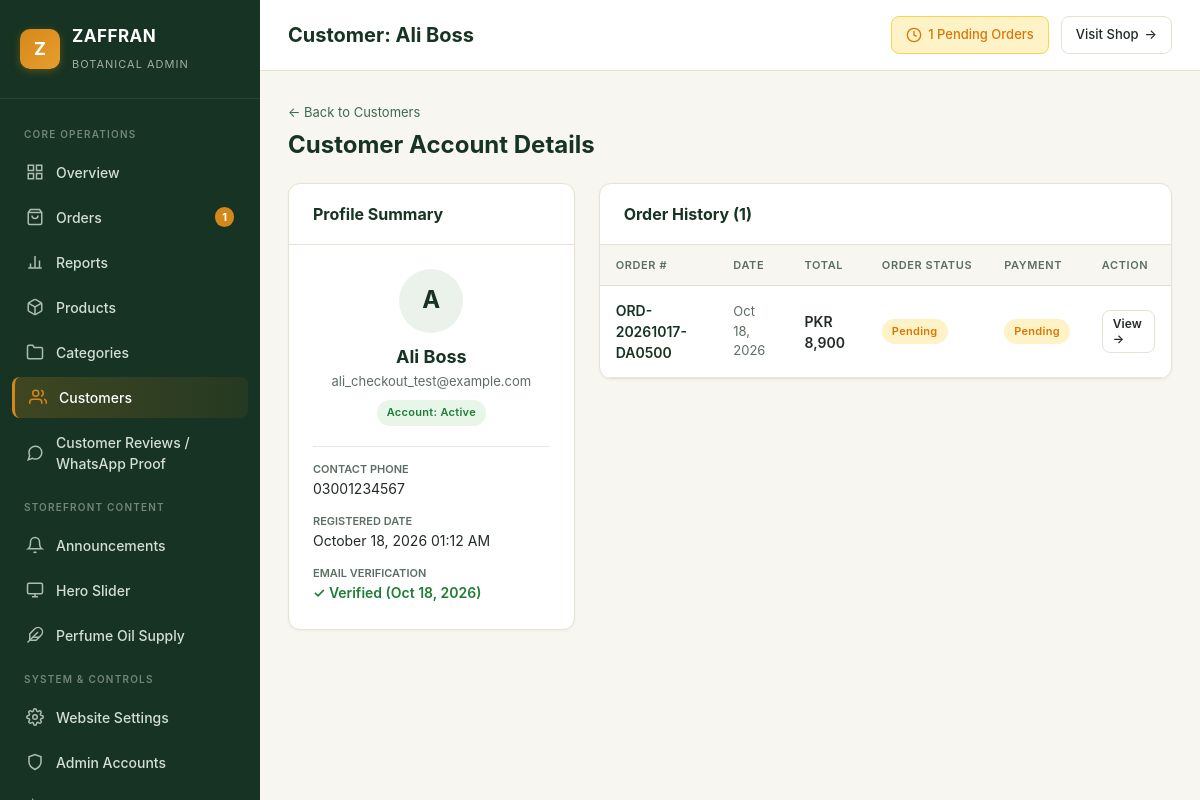
/admin/customer-details.php?id=12 (signed in), run on the app's committed database.
### tables this page shows
CREATE TABLE `users` (
  `id` int(10) unsigned NOT NULL AUTO_INCREMENT,
  `name` varchar(150) NOT NULL,
  `email` varchar(191) NOT NULL,
  `email_verified_at` datetime DEFAULT NULL,
  `phone` varchar(30) NOT NULL,
  `account_status` enum('active','suspended','pending') NOT NULL DEFAULT 'active',
  `password` varchar(255) DEFAULT NULL,
  `remember_token` varchar(64) DEFAULT NULL,
  `created_at` datetime NOT NULL DEFAULT current_timestamp(),
  `updated_at` datetime NOT NULL DEFAULT current_timestamp() ON UPDATE current_timestamp(),
  PRIMARY KEY (`id`),
  UNIQUE KEY `email` (`email`)
);

CREATE TABLE `orders` (
  `id` int(10) unsigned NOT NULL AUTO_INCREMENT,
  `order_number` varchar(60) NOT NULL,
  `access_token` varchar(64) DEFAULT NULL,
  `idempotency_key` varchar(64) DEFAULT NULL,
  `user_id` int(10) unsigned DEFAULT NULL,
  `customer_name` varchar(150) NOT NULL,
  `customer_email` varchar(191) NOT NULL,
  `customer_phone` varchar(30) NOT NULL,
  `delivery_address` text DEFAULT NULL,
  `city` varchar(100) DEFAULT NULL,
  `province` varchar(100) DEFAULT NULL,
  `postal_code` varchar(30) DEFAULT NULL,
  `subtotal` decimal(12,2) NOT NULL,
  `shipping_fee` decimal(12,2) NOT NULL DEFAULT 0.00,
  `discount_total` decimal(12,2) NOT NULL DEFAULT 0.00,
  `grand_total` decimal(12,2) NOT NULL DEFAULT 0.00,
  `total_amount` decimal(12,2) NOT NULL,
  `payment_method` varchar(50) NOT NULL DEFAULT 'cod',
  `order_status` varchar(50) NOT NULL DEFAULT 'pending',
  `currency` varchar(10) NOT NULL DEFAULT 'PKR',
  `payment_status` varchar(50) NOT NULL DEFAULT 'pending',
  `delivery_address_json` longtext NOT NULL,
  `notes` text DEFAULT NULL,
  `created_at` datetime NOT NULL DEFAULT current_timestamp(),
  `updated_at` datetime NOT NULL DEFAULT current_timestamp() ON UPDATE current_timestamp(),
  PRIMARY KEY (`id`),
  UNIQUE KEY `order_number` (`order_number`),
  UNIQUE KEY `uq_orders_access_token` (`access_token`),
  UNIQUE KEY `uq_orders_idempotency` (`idempotency_key`),
  KEY `idx_order_user` (`user_id`),
  KEY `idx_order_num` (`order_number`),
  CONSTRAINT `orders_ibfk_1` FOREIGN KEY (`user_id`) REFERENCES `users` (`id`)
);

### admin/customer-details.php (the view, shortened to what this page needs)
<?php
$db = getDbConnection();
$userId = (int)($_GET['id'] ?? 0);
$stmt = $db->prepare("SELECT * FROM users WHERE id = ? LIMIT 1");
$stmt->execute([$userId]);
$customer = $stmt->fetch();
$orderStmt = $db->prepare("SELECT * FROM orders WHERE user_id = ? OR customer_email = ? ORDER BY id DESC");
$orderStmt->execute([$userId, $customer['email']]);
$customerOrders = $orderStmt->fetchAll();
require_once __DIR__ . '/header.php';
?>
<div style="margin-bottom: 20px;">
  <a href="customers.php" style="color: var(--admin-sage); text-decoration: none; font-size: 13px;">&larr; Back to Customers</a>
  <h2 style="font-size: 24px; color: var(--admin-forest); margin-top: 4px;">Customer Account Details</h2>
</div>
<div style="display: grid; grid-template-columns: 1fr 2fr; gap: 24px;">
  <div>
    <div class="admin-card">
      <div class="admin-card-header">
        <div class="admin-card-title">Profile Summary</div>
      </div>
      <div class="admin-card-body" style="font-size: 14px; line-height: 1.6;">
        <div style="text-align: center; margin-bottom: 20px;">
          <div style="width: 64px; height: 64px; border-radius: 50%; background: var(--admin-sage-light); color: var(--admin-forest); display: flex; align-items: center; justify-content: center; font-size: 24px; font-weight: 700; margin: 0 auto 10px;">
            <?php echo strtoupper(substr($customer['name'] ?: 'C', 0, 1)); ?>
          </div>
          <div style="font-size: 18px; font-weight: 700; color: var(--admin-forest);"><?php echo htmlspecialchars($customer['name']); ?></div>
          <div style="color: var(--admin-text-muted); font-size: 13px;"><?php echo htmlspecialchars($customer['email']); ?></div>
          <div style="margin-top: 8px;">
            <span class="badge badge-<?php echo htmlspecialchars($customer['account_status']); ?>">
              Account: <?php echo htmlspecialchars($customer['account_status']); ?>
            </span>
          </div>
        </div>
        <div style="border-top: 1px solid var(--admin-border-subtle); padding-top: 14px;">
          <div style="font-size: 11px; text-transform: uppercase; color: var(--admin-text-muted); font-weight: 600;">Contact Phone</div>
          <div><?php echo htmlspecialchars($customer['phone'] ?: 'None provided'); ?></div>
        </div>
        <div style="margin-top: 12px;">
          <div style="font-size: 11px; text-transform: uppercase; color: var(--admin-text-muted); font-weight: 600;">Registered Date</div>
          <div><?php echo date('F d, Y h:i A', strtotime($customer['created_at'])); ?></div>
        </div>
        <div style="margin-top: 12px;">
          <div style="font-size: 11px; text-transform: uppercase; color: var(--admin-text-muted); font-weight: 600;">Email Verification</div>
          <div>
            <?php if (!empty($customer['email_verified_at'])): ?>
              <span style="color: var(--admin-success); font-weight: 600;">&check; Verified (<?php echo date('M d, Y', strtotime($customer['email_verified_at'])); ?>)</span>
            <?php else: ?>
              <span style="color: var(--admin-warning); font-weight: 600;">Pending verification</span>
            <?php endif; ?>
          </div>
        </div>
      </div>
    </div>
  </div>
  <div>
    <div class="admin-card">
      <div class="admin-card-header">
        <div class="admin-card-title">Order History (<?php echo count($customerOrders); ?>)</div>
      </div>
      <div class="admin-card-body" style="padding: 0;">
        <table class="admin-table">
          <thead>
            <tr>
              <th>Order #</th>
              <th>Date</th>
              <th>Total</th>
              <th>Order Status</th>
              <th>Payment</th>
              <th>Action</th>
            </tr>
          </thead>
          <tbody>
            <?php if (empty($customerOrders)): ?>
              <tr>
                <td colspan="6" style="text-align: center; padding: 24px; color: var(--admin-text-muted);">
                  No orders placed by this customer yet.
                </td>
              </tr>
            <?php else: ?>
              <?php foreach ($customerOrders as $co): ?>
                <tr>
                  <td style="font-weight: 600;">
                    <a href="order-details.php?id=<?php echo $co['id']; ?>" style="color: var(--admin-forest); text-decoration: none;">
                      <?php echo htmlspecialchars($co['order_number']); ?>
                    </a>
                  </td>
                  <td style="font-size: 13px; color: var(--admin-text-muted);">
                    <?php echo date('M d, Y', strtotime($co['created_at'])); ?>
                  </td>
                  <td style="font-weight: 600;">PKR <?php echo number_format($co['grand_total'], 0); ?></td>
                  <td>
                    <span class="badge badge-<?php echo htmlspecialchars($co['order_status']); ?>">
                      <?php echo htmlspecialchars($co['order_status']); ?>
                    </span>
                  </td>
                  <td>
                    <span class="badge badge-<?php echo htmlspecialchars($co['payment_status']); ?>">
                      <?php echo htmlspecialchars($co['payment_status']); ?>
                    </span>
                  </td>
                  <td>
                    <a href="order-details.php?id=<?php echo $co['id']; ?>" class="btn btn-secondary btn-sm">View &rarr;</a>
                  </td>
                </tr>
              <?php endforeach; ?>
            <?php endif; ?>
          </tbody>
        </table>
      </div>
    </div>
  </div>
</div>
<?php require_once __DIR__ . '/footer.php'; ?>

### admin/admin.css (style rules this page uses)
:root { --admin-bg: #F8F6F0; --admin-card: #FFFFFF; --admin-card-border: #E8E2D5; --admin-forest: #163323; --admin-forest-hover: #1e4530; --admin-forest-dark: #0f2318; --admin-sage: #3D6B4F; --admin-sage-light: #EBF2EC; --admin-saffron: #D4881A; --admin-saffron-light: #FFF4E5; --admin-saffron-dark: #B36F0F; --admin-text-main: #232B25; --admin-text-muted: #5C6E63; --admin-border: #E2DBD0; --admin-border-subtle: #EDE7DD; --admin-danger: #C0392B; --admin-danger-light: #FDE8E8; --admin-success: #1E7E34; --admin-success-light: #E8F5E9; --admin-warning: #D97706; --admin-warning-light: #FEF3C7; --admin-info: #2B6CB0; --admin-info-light: #EBF8FF; --admin-font: -apple-system, BlinkMacSystemFont, "Segoe UI", Roboto, "Helvetica Neue", Arial, sans-serif; --admin-sidebar-width: 260px; --admin-radius: 12px; --admin-radius-sm: 8px; --admin-shadow-sm: 0 1px 3px rgba(22, 51, 35, 0.05); --admin-shadow-md: 0 4px 12px rgba(22, 51, 35, 0.06); --admin-shadow-lg: 0 10px 24px rgba(22, 51, 35, 0.08); }
* { box-sizing: border-box; margin: 0; padding: 0; }
body.admin-body { font-family: var(--admin-font); background-color: var(--admin-bg); color: var(--admin-text-main); line-height: 1.5; -webkit-font-smoothing: antialiased; min-height: 100vh; }
.admin-card { background: var(--admin-card); border: 1px solid var(--admin-card-border); border-radius: var(--admin-radius); box-shadow: var(--admin-shadow-sm); margin-bottom: 24px; overflow: hidden; }
.admin-card-header { padding: 18px 24px; border-bottom: 1px solid var(--admin-card-border); display: flex; align-items: center; justify-content: space-between; flex-wrap: wrap; gap: 12px; }
.admin-card-title { font-size: 16px; font-weight: 700; color: var(--admin-forest); }
.admin-card-body { padding: 24px; }
.admin-table { width: 100%; border-collapse: collapse; text-align: left; font-size: 14px; }
.admin-table th { background: #F8F6F0; color: var(--admin-text-muted); font-weight: 600; text-transform: uppercase; font-size: 11px; letter-spacing: 0.6px; padding: 12px 16px; border-bottom: 1px solid var(--admin-border); white-space: nowrap; }
.admin-table td { padding: 14px 16px; border-bottom: 1px solid var(--admin-border-subtle); color: var(--admin-text-main); vertical-align: middle; }
.badge { display: inline-flex; align-items: center; gap: 4px; padding: 4px 10px; border-radius: 20px; font-size: 11px; font-weight: 600; text-transform: capitalize; letter-spacing: 0.3px; }
.badge-pending { background: var(--admin-warning-light); color: var(--admin-warning); }
.badge-delivered, .badge-active, .badge-paid { background: var(--admin-success-light); color: var(--admin-success); }
.btn { display: inline-flex; align-items: center; justify-content: center; gap: 8px; padding: 9px 16px; border-radius: var(--admin-radius-sm); font-size: 13px; font-weight: 600; text-decoration: none; cursor: pointer; border: 1px solid transparent; transition: all 0.15s ease; line-height: 1.2; }
.btn-secondary { background: #FFFFFF; border-color: var(--admin-card-border); color: var(--admin-text-main); }
.btn-sm { padding: 6px 10px; font-size: 12px; }

### data on the page
users: name "A", name "Ali Boss", email "ali_checkout_test@example.com", account_status "Active", phone "03001234567", created_at "October 18, 2026 01:12 AM", email_verified_at "Oct 18, 2026"
orders: order_number "ORD-20261017-DA0500", created_at "Oct 18, 2026", grand_total "8,900", order_status "Pending", payment_status "Pending"

### other printed values
$pendingOrdersCount "1"
$pageTitle "Customer: Ali Boss"
count($customerOrders) "1"
